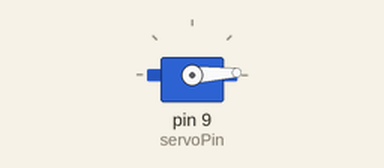
This sketch was run on a simulated Arduino Uno, built with avr-gcc and run on an emulated ATmega328P. On the bench: servo.

Above: at 0.05 s.
At 1.3 s:
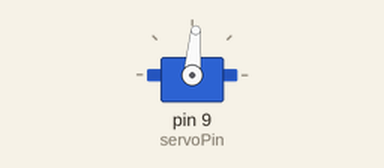
At 2.6 s:
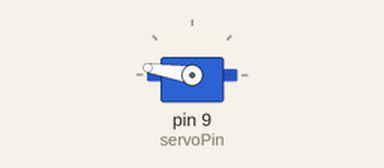
At 5.2 s:
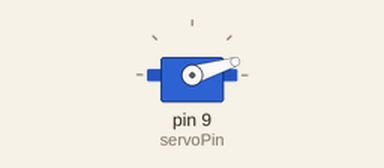
Timing chart, 0 to 7.1 s (numbered marks = the images above):
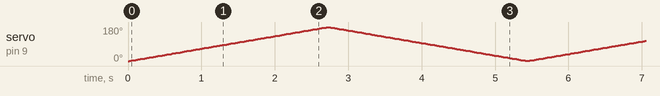

The sketch:

servo_sketch.ino
```cpp
/**
 * Simple Servo Example
 *
 * Sweeps through the angles of a servo.
 *
 * Using:
 * Tower Pro SG92R Micro Server
 *
 * Andrew Garner
 * August 5, 2018
 */

 #include <Servo.h>

//Sero data line connected to pin 9
int servoPin = 9;

Servo servo;

void setup() {
  servo.attach(servoPin);
}

void loop() {
  int angle = 0;

  for (angle = 0; angle < 180; angle++) {
    servo.write(angle);
    delay(15);
  }

  for (angle = 180; angle > 0; angle--) {
    servo.write(angle);
    delay(15);
  }

}
```
